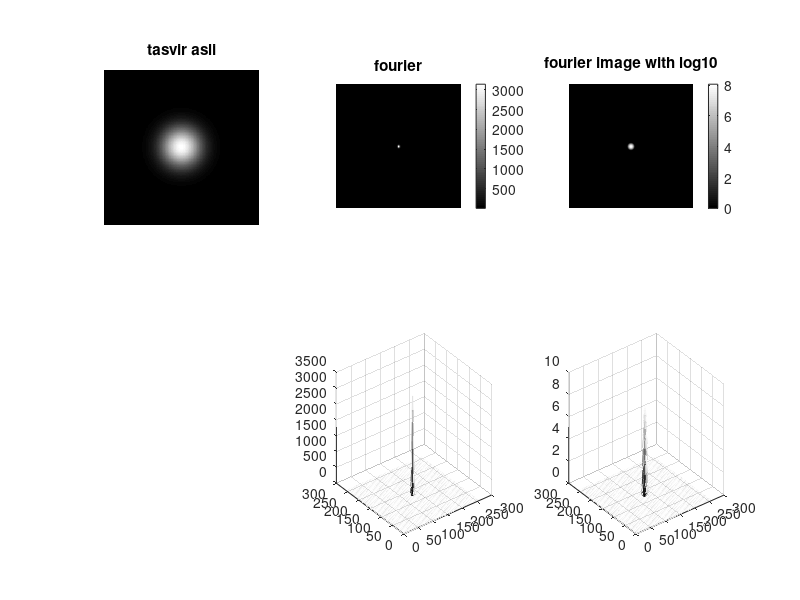

MATLAB code for this plot:
clc;clear;close all;
% I = zeros(257);
% for i=1:256
%         I(i+1,:)=i;
% end
z=ones(256,256);
for i=1:256
    for j=1:256
        z(i,j)=exp(-((i-128)^2+(j-128)^2)/1000);
    end
end
I2 = double(z);
fo = abs(fft2(I2));
F = fftshift(fo);
subplot(2,3,1);imshow(z,[]);
title('tasvir asli');
subplot(2,3,2);imshow(abs(F),[],'InitialMagnification','fit');
colormap(gray); colorbar
title('fourier');
subplot(2,3,3);imshow(log(1+abs(F)),[],'InitialMagnification','fit'); 
colormap(gray); colorbar
title('fourier image with log10');
subplot(2,3,5);mesh(abs(F));
subplot(2,3,6);mesh(log(1+abs(F)));